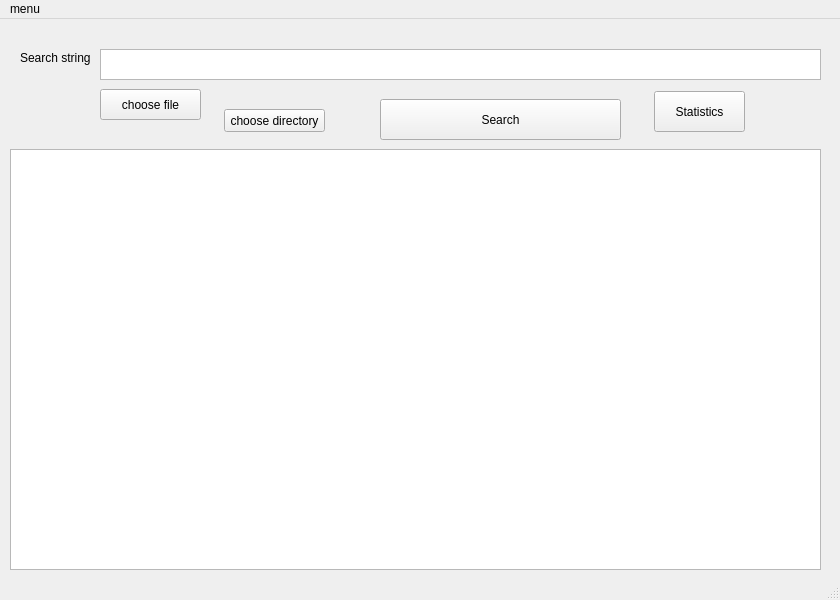
<?xml version="1.0" encoding="UTF-8"?>
<ui version="4.0">
 <class>MainWindow</class>
 <widget class="QMainWindow" name="MainWindow">
  <property name="geometry">
   <rect>
    <x>0</x>
    <y>0</y>
    <width>840</width>
    <height>600</height>
   </rect>
  </property>
  <property name="windowTitle">
   <string>Search</string>
  </property>
  <widget class="QWidget" name="centralwidget">
   <widget class="QTextEdit" name="textEdit_search">
    <property name="geometry">
     <rect>
      <x>100</x>
      <y>30</y>
      <width>721</width>
      <height>31</height>
     </rect>
    </property>
    <property name="statusTip">
     <string>Search field</string>
    </property>
   </widget>
   <widget class="QLabel" name="label_search">
    <property name="geometry">
     <rect>
      <x>20</x>
      <y>30</y>
      <width>71</width>
      <height>17</height>
     </rect>
    </property>
    <property name="text">
     <string>Search string</string>
    </property>
   </widget>
   <widget class="QPlainTextEdit" name="plainTextEdit_result">
    <property name="geometry">
     <rect>
      <x>10</x>
      <y>130</y>
      <width>811</width>
      <height>421</height>
     </rect>
    </property>
    <property name="statusTip">
     <string>Result list</string>
    </property>
    <property name="readOnly">
     <bool>true</bool>
    </property>
   </widget>
   <widget class="QPushButton" name="btn_search">
    <property name="geometry">
     <rect>
      <x>380</x>
      <y>80</y>
      <width>241</width>
      <height>41</height>
     </rect>
    </property>
    <property name="statusTip">
     <string>Search</string>
    </property>
    <property name="text">
     <string>Search</string>
    </property>
    <property name="icon">
     <iconset>
      <normaloff>search_icon.png</normaloff>search_icon.png</iconset>
    </property>
   </widget>
   <widget class="QPushButton" name="btn_add_ip">
    <property name="geometry">
     <rect>
      <x>100</x>
      <y>70</y>
      <width>101</width>
      <height>31</height>
     </rect>
    </property>
    <property name="text">
     <string>choose file</string>
    </property>
    <property name="icon">
     <iconset>
      <normaloff>plus.png</normaloff>plus.png</iconset>
    </property>
   </widget>
   <widget class="QPushButton" name="btn_directory_dialog">
    <property name="geometry">
     <rect>
      <x>224</x>
      <y>90</y>
      <width>101</width>
      <height>23</height>
     </rect>
    </property>
    <property name="text">
     <string>choose directory</string>
    </property>
   </widget>
   <widget class="QPushButton" name="metric">
    <property name="geometry">
     <rect>
      <x>654</x>
      <y>72</y>
      <width>91</width>
      <height>41</height>
     </rect>
    </property>
    <property name="text">
     <string>Statistics</string>
    </property>
   </widget>
  </widget>
  <widget class="QMenuBar" name="menubar">
   <property name="geometry">
    <rect>
     <x>0</x>
     <y>0</y>
     <width>840</width>
     <height>21</height>
    </rect>
   </property>
   <widget class="QMenu" name="menuhelp">
    <property name="title">
     <string>menu</string>
    </property>
    <addaction name="actionhelp"/>
   </widget>
   <addaction name="menuhelp"/>
  </widget>
  <widget class="QStatusBar" name="statusbar"/>
  <action name="actionhelp">
   <property name="text">
    <string>help</string>
   </property>
   <property name="statusTip">
    <string>Show help menu</string>
   </property>
   <property name="shortcut">
    <string>Ctrl+H</string>
   </property>
  </action>
 </widget>
 <resources/>
 <connections/>
</ui>
